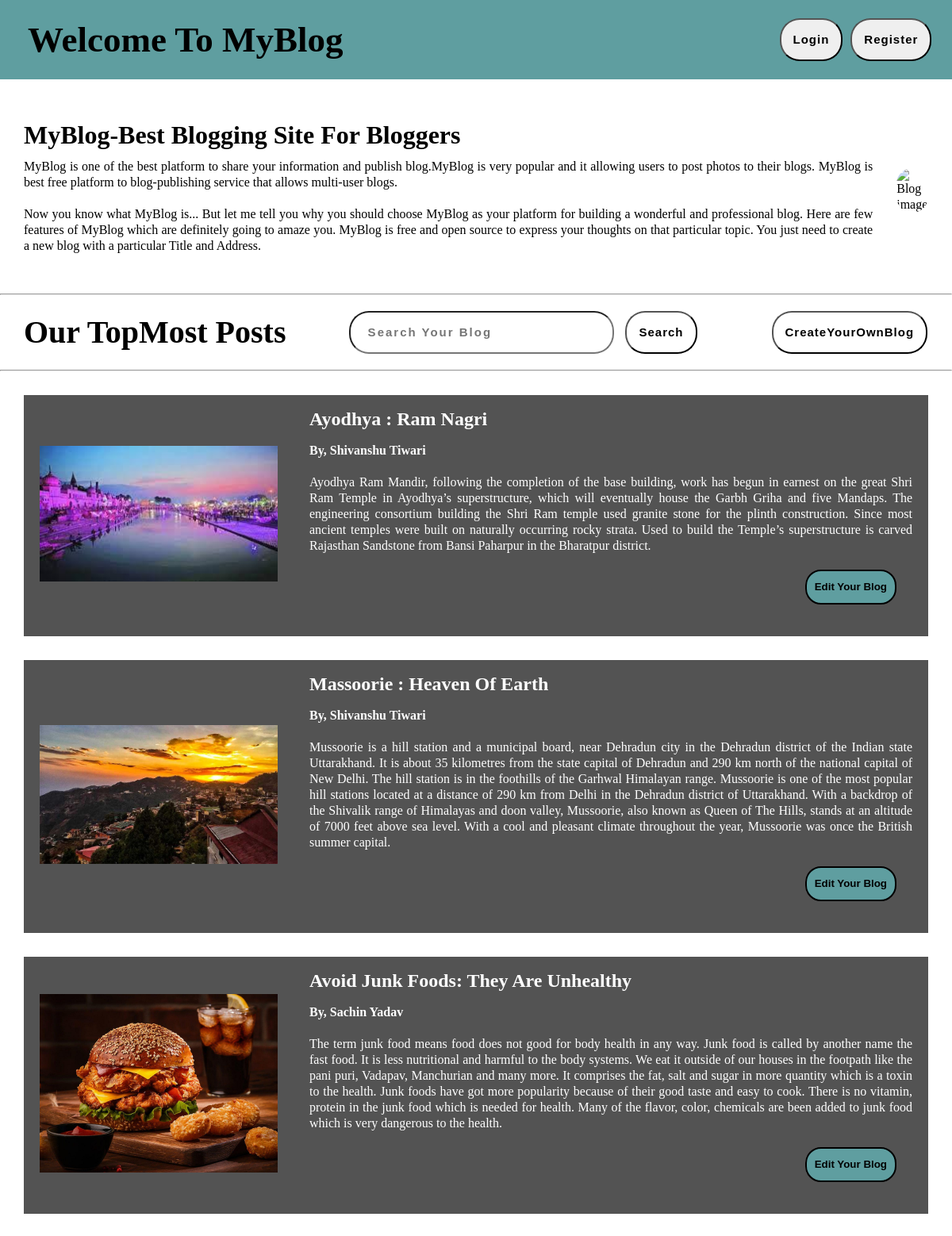
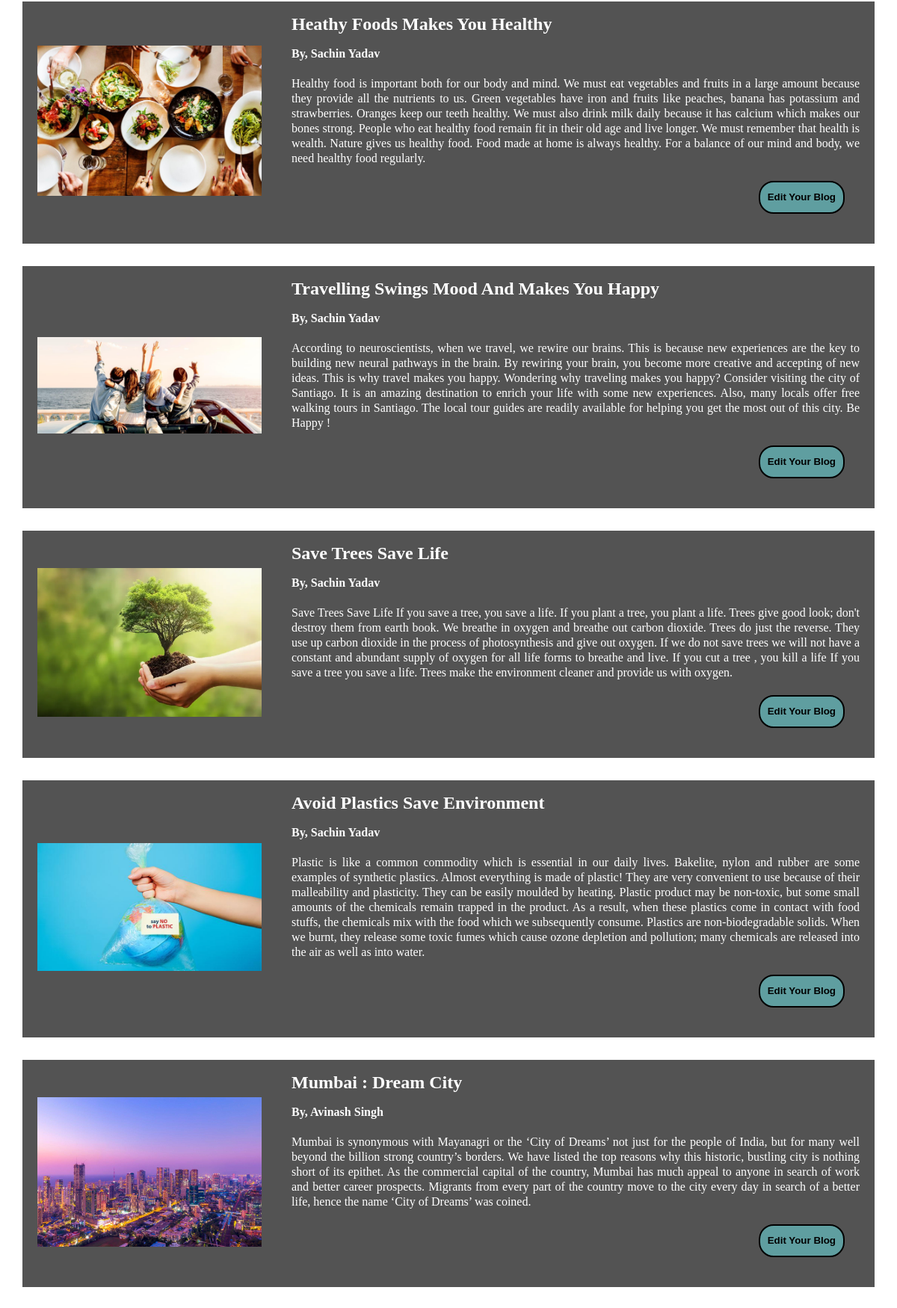
The page /home (upper part) on the database its author committed (2 pictures, top to bottom).
### myblog/models.py (models this page shows, shortened)
class post(models.Model):
    name = models.CharField(max_length=30, default="")
    title = models.CharField(max_length=150)
    content = models.TextField()
    img = models.ImageField(default="")

### myblog/views.py (the view)
# urls.py: 2. Add a URL to urlpatterns:  path('', views.home, name='home')
def home(request):
     obj = post.objects.all()
     return render(request, 'home.html',{'obj':obj})

### template/home.html (shortened to what this page needs)
{% extends 'base.html' %}
{% block body %}
<center>
    <div class="slider">
        <div class="box1">
            <h1><a href="/home">MyBlog-Best Blogging Site For Bloggers</a></h1>&nbsp;
            <p>MyBlog is one of the best platform to share your information and publish blog.MyBlog is very popular and it
                allowing users to post photos to their blogs. MyBlog is best free platform to blog-publishing service that
                allows multi-user blogs. </p>&nbsp;
            <p>Now you know what MyBlog is... But let me tell you why you should choose MyBlog as your platform for building
                a wonderful and professional blog. Here are few features of MyBlog which are definitely going to amaze you.
                MyBlog is free and open source to express your thoughts on that particular topic. You just need to create a
                new blog with a particular Title and Address.</p>
        </div>
        <div class="box2">
            <img src="https://media.istockphoto.com/id/1198931639/photo/writing-a-blog-blogger-influencer-reading-text-on-screen.jpg?b=1&s=170667a&w=0&k=20&c=kKruwyP33_KtX5FX4wPBkqXbViH8_DHiEPBq6OXTEyM="
                alt="Blog image">
        </div>
    </div>
    <hr>
    <div class="row1">
        <div class="article">
            <h1>Our TopMost Posts</h1>
        </div>
        <form action="/search" method="get">
            <input type="text" name="query" id="query" placeholder=" Search Your Blog">
            <button type="submit">Search</button>
            <button class="btn"><a href="/article">CreateYourOwnBlog</a></button>
        </form>
    </div>
    <hr>
    {% for i in obj %}
    <div class="card">
        <div class="content">
            <div class="img">
                <img src="media/{{i.img}}" alt="image" width="300px">
            </div>
            <div class="details">
                <h2><a href="/home">{{i.title}}</a></h2>&nbsp;
                <h4>By, {{i.name}}</h4>&nbsp;
                <p>{{i.content}}</p>
                <button><a href="edit/{{i.title}}">Edit Your Blog</a> </button>
            </div>
        </div>
    </div>
    {% endfor%}
</center>
{% endblock body %}

### template/base.html (shortened to what this page needs)
{% load static %}
<!DOCTYPE html>
<html lang="en">
<head>
    <link rel="stylesheet" href="{% static 'style.css' %}">
</head>
<body>
    <div class="wrapper">
        <div class="navbar">
            <h1> <a href="/home">Welcome To MyBlog</a> </h1>
            <button><a href="/">Login</a></button>
            <button><a href="/user">Register</a></button>
        </div>
        {% block body %}
        {% endblock body %}
    </div>
</body>
</html>

### static/style.css (style rules this page uses)
* { margin: 0; padding: 0; line-height: 20px; }
body { background-color: rgba(211, 211, 211, 0.466); }
.wrapper { max-width: 1200px; margin: auto; background-color: white; }
.navbar { background-color: cadetblue; display: flex; justify-content: flex-start; align-items: center; padding: 10px; height: 10vh; }
.navbar h1 { font-size: 45px; margin: 0 540px 0 25px; }
.navbar button { padding: 15px; margin-left: 10px; border-radius: 25px; font-weight: bold; font-size: 15px; letter-spacing: 1px; }
.navbar a { text-decoration: none; color: black; }
.row1 { display: flex; justify-content: flex-start; align-items: center; padding: 20px; }
.row1 .article h1 { font-size: 40px; margin: 0 60px 0 10px; }
form input { width: 300px; border-radius: 25px; margin-left: 20px; padding: 15px; font-weight: bold; font-size: 15px; letter-spacing: 2px; }
form button { padding: 15px; margin-left: 10px; border-radius: 25px; font-weight: bold; font-size: 15px; letter-spacing: 1px; background-color: white; }
form button a { text-decoration: none; color: black; }
form .btn { margin-left:90px ; }
.card { background-color: rgba(0, 0, 0, 0.673); color: white; width: 95%; margin: 30px 0 20px 0; }
.card .content { display: flex; justify-content: center; align-items: center; text-align: justify; }
.card .content .img, .details { padding: 20px; }
.card .content h2 a { text-decoration: none; color: white; }
.card .content button { float: right; background-color: cadetblue; margin: 20px; padding: 10px; border: 2px solid black; border-radius: 20px; font-weight: bold; }
.card .content button a { text-decoration: none; color: black; }
.slider { margin: 30px 0 20px 0; padding: 0 30px 0 0; display: flex; justify-content: center; align-items: center; text-align: justify; }
.slider .box1 { padding: 30px; }
.slider .box2 img { width: 400px; border-radius: 50px; }
.slider .box1 h1 a { text-decoration: none; color: black; }

### rows shown on the page
post: img (picture), title "Ayodhya : Ram Nagri", name "Shivanshu Tiwari", content "Ayodhya Ram Mandir, following the completion of the base building, work has begun in earnest on the great Shri Ram Temple in Ayodhya’s superstructure, which will eventually house the Garbh Griha and five Mandaps. The engineering consortium building the Shri Ram temple used granite stone for the plinth construction. Since most ancient temples were built on naturally occurring rocky strata. Used to build the Temple’s superstructure is carved Rajasthan Sandstone from Bansi Paharpur in the Bharatpur district."
post: img (picture), title "Massoorie : Heaven Of Earth", name "Shivanshu Tiwari", content "Mussoorie is a hill station and a municipal board, near Dehradun city in the Dehradun district of the Indian state Uttarakhand. It is about 35 kilometres from the state capital of Dehradun and 290 km north of the national capital of New Delhi. The hill station is in the foothills of the Garhwal Himalayan range. Mussoorie is one of the most popular hill stations located at a distance of 290 km from Delhi in the Dehradun district of Uttarakhand. With a backdrop of the Shivalik range of Himalayas and doon valley, Mussoorie, also known as Queen of The Hills, stands at an altitude of 7000 feet above sea level. With a cool and pleasant climate throughout the year, Mussoorie was once the British…"
post: img (picture), title "Avoid Junk Foods: They Are Unhealthy", name "Sachin Yadav", content "The term junk food means food does not good for body health in any way. Junk food is called by another name the fast food. It is less nutritional and harmful to the body systems. We eat it outside of our houses in the footpath like the pani puri, Vadapav, Manchurian and many more. It comprises the fat, salt and sugar in more quantity which is a toxin to the health. Junk foods have got more popularity because of their good taste and easy to cook. There is no vitamin, protein in the junk food which is needed for health. Many of the flavor, color, chemicals are been added to junk food which is very dangerous to the health."
post: img (picture), title "Heathy Foods Makes You Healthy", name "Sachin Yadav", content "Healthy food is important both for our body and mind. We must eat vegetables and fruits in a large amount because they provide all the nutrients to us. Green vegetables have iron and fruits like peaches, banana has potassium and strawberries. Oranges keep our teeth healthy. We must also drink milk daily because it has calcium which makes our bones strong. People who eat healthy food remain fit in their old age and live longer. We must remember that health is wealth. Nature gives us healthy food. Food made at home is always healthy. For a balance of our mind and body, we need healthy food regularly."
post: img (picture), title "Travelling Swings Mood And Makes You Happy", name "Sachin Yadav", content "According to neuroscientists, when we travel, we rewire our brains. This is because new experiences are the key to building new neural pathways in the brain. By rewiring your brain, you become more creative and accepting of new ideas. This is why travel makes you happy. Wondering why traveling makes you happy? Consider visiting the city of Santiago. It is an amazing destination to enrich your life with some new experiences. Also, many locals offer free walking tours in Santiago. The local tour guides are readily available for helping you get the most out of this city. Be Happy !"
post: img (picture), title "Save Trees Save Life", name "Sachin Yadav", content "Save Trees Save Life If you save a tree, you save a life. If you plant a tree, you plant a life. Trees give good look; don't destroy them from earth book. We breathe in oxygen and breathe out carbon dioxide. Trees do just the reverse. They use up carbon dioxide in the process of photosynthesis and give out oxygen. If we do not save trees we will not have a constant and abundant supply of oxygen for all life forms to breathe and live. If you cut a tree , you kill a life If you save a tree you save a life. Trees make the environment cleaner and provide us with oxygen."
post: img (picture), title "Avoid Plastics Save Environment", name "Sachin Yadav", content "Plastic is like a common commodity which is essential in our daily lives. Bakelite, nylon and rubber are some examples of synthetic plastics. Almost everything is made of plastic! They are very convenient to use because of their malleability and plasticity. They can be easily moulded by heating. Plastic product may be non-toxic, but some small amounts of the chemicals remain trapped in the product. As a result, when these plastics come in contact with food stuffs, the chemicals mix with the food which we subsequently consume. Plastics are non-biodegradable solids. When we burnt, they release some toxic fumes which cause ozone depletion and pollution; many chemicals are released into the air…"
post: img (picture), title "Mumbai : Dream City", name "Avinash Singh", content "Mumbai is synonymous with Mayanagri or the ‘City of Dreams’ not just for the people of India, but for many well beyond the billion strong country’s borders. We have listed the top reasons why this historic, bustling city is nothing short of its epithet. As the commercial capital of the country, Mumbai has much appeal to anyone in search of work and better career prospects. Migrants from every part of the country move to the city every day in search of a better life, hence the name ‘City of Dreams’ was coined."
